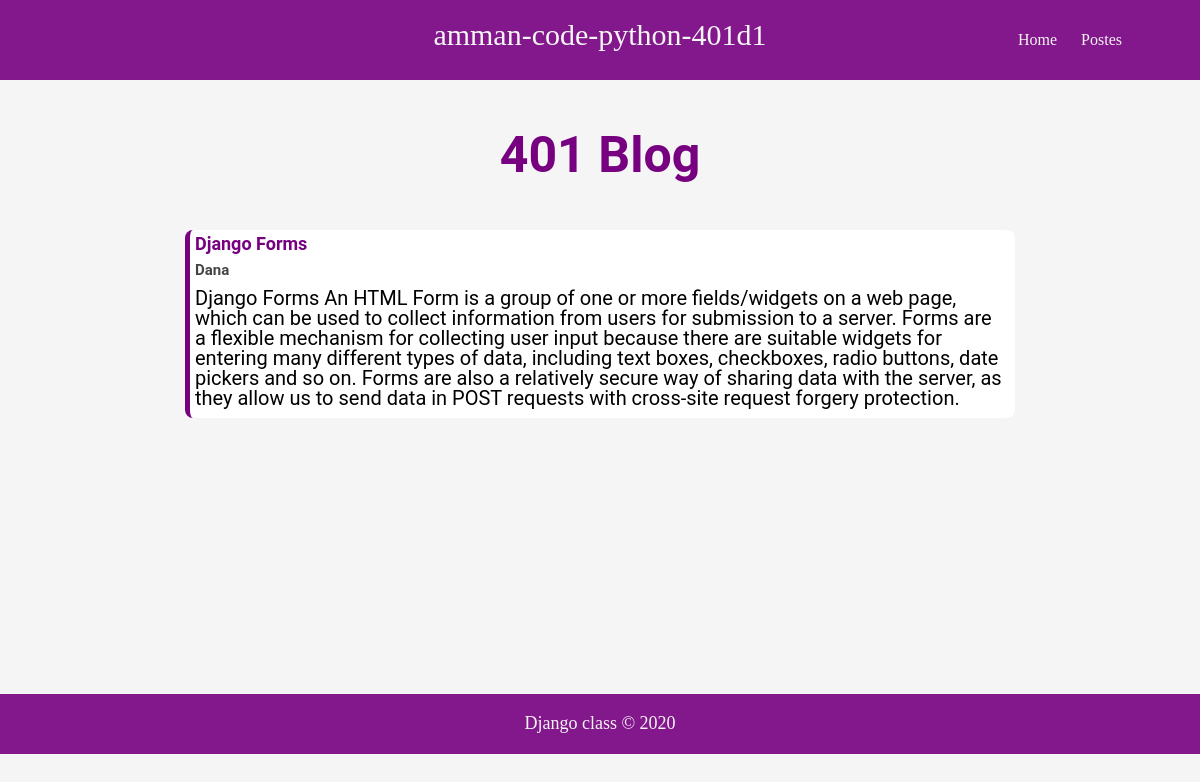
Page /3 on the committed database.
### blog/models.py (models this page shows, shortened)
class Post(models.Model):
    title = models.CharField(max_length=64)
    author = models.ForeignKey('auth.user', on_delete=models.CASCADE)
    body = models.TextField(blank=True)

### blog/views.py (the view)
# urls.py: path('<int:pk>', PostDetailsView.as_view(), name = 'post_detail'),
class PostDetailsView(DetailView):
    template_name = 'post_detail.html'
    model = Post

### templates/post_detail.html
{% extends 'base.html' %}
{% block content %}
<h2>401 Blog</h2>
<div class="div">
    <h3>{{ post.title }}</h3>
    <h4>{{ post.author }}</h4>
    <p>{{ post.body }}</p>
</div>
{% endblock content %}

### static/styles/base.css (style rules this page uses)
* { font-family: 'Roboto', sans-serif; }
body { background-color: #f5f5f5; }

### static/styles/layout.css (style rules this page uses)
main h2 { color: #770081; font-size: 50px; font-weight: bolder; margin: 50px 0; text-align: center; }
.div { background-color: white; border-bottom-left-radius: 8px; border-bottom-right-radius: 8px; border-top-left-radius: 8px; border-top-right-radius: 8px; border-left: 5px solid #770081; margin-bottom: 30px; }
.div h3 { color: #770081; font-size: 18px; font-weight: bolder; padding: 5px; }
.div h4 { color: #464546; font-size: 15px; font-weight: bolder; padding: 5px; }
.div p { color: #000000; font-size: 20px; font-weight: normal; padding: 5px 10px 10px 5px; }

### rows in the picture
Post: title "Django Forms", author "Dana", body "Django Forms An HTML Form is a group of one or more fields/widgets on a web page, which can be used to collect information from users for submission to a server. Forms are a flexible mechanism for collecting user input because there are suitable widgets for entering many different types of data, including text boxes, checkboxes, radio buttons, date pickers and so on. Forms are also a relatively secure way of sharing data with the server, as they allow us to send data in POST requests with cross-site request forgery protection."
